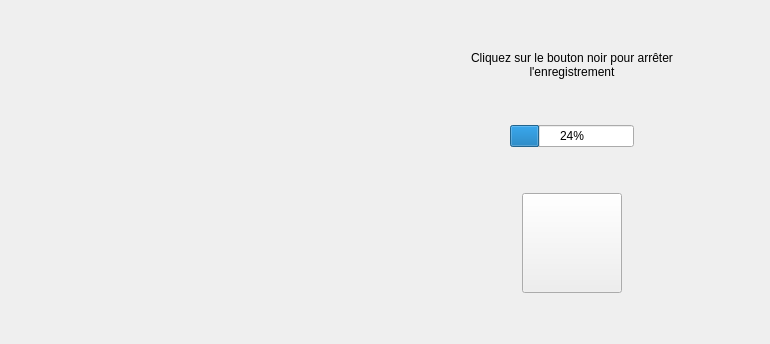
      <widget class="QWidget" name="recordingPage">
       <layout class="QHBoxLayout" name="horizontalLayout_16" stretch="1,1">
        <item>
         <spacer name="horizontalSpacer_22">
          <property name="orientation">
           <enum>Qt::Horizontal</enum>
          </property>
          <property name="sizeHint" stdset="0">
           <size>
            <width>466</width>
            <height>20</height>
           </size>
          </property>
         </spacer>
        </item>
        <item>
         <layout class="QVBoxLayout" name="verticalLayout_7">
          <item>
           <spacer name="verticalSpacer_18">
            <property name="orientation">
             <enum>Qt::Vertical</enum>
            </property>
            <property name="sizeHint" stdset="0">
             <size>
              <width>20</width>
              <height>40</height>
             </size>
            </property>
           </spacer>
          </item>
          <item>
           <layout class="QHBoxLayout" name="horizontalLayout_14">
            <item>
             <spacer name="horizontalSpacer_18">
              <property name="orientation">
               <enum>Qt::Horizontal</enum>
              </property>
              <property name="sizeHint" stdset="0">
               <size>
                <width>40</width>
                <height>20</height>
               </size>
              </property>
             </spacer>
            </item>
            <item>
             <widget class="QLabel" name="label_9">
              <property name="text">
               <string>Cliquez sur le bouton noir pour arrêter l'enregistrement</string>
              </property>
              <property name="alignment">
               <set>Qt::AlignCenter</set>
              </property>
              <property name="wordWrap">
               <bool>true</bool>
              </property>
             </widget>
            </item>
            <item>
             <spacer name="horizontalSpacer_19">
              <property name="orientation">
               <enum>Qt::Horizontal</enum>
              </property>
              <property name="sizeHint" stdset="0">
               <size>
                <width>40</width>
                <height>20</height>
               </size>
              </property>
             </spacer>
            </item>
           </layout>
          </item>
          <item>
           <spacer name="verticalSpacer_17">
            <property name="orientation">
             <enum>Qt::Vertical</enum>
            </property>
            <property name="sizeHint" stdset="0">
             <size>
              <width>20</width>
              <height>40</height>
             </size>
            </property>
           </spacer>
          </item>
          <item>
           <layout class="QGridLayout" name="gridLayout_3">
            <item row="0" column="0" colspan="3">
             <layout class="QHBoxLayout" name="horizontalLayout_15">
              <item>
               <spacer name="horizontalSpacer_16">
                <property name="orientation">
                 <enum>Qt::Horizontal</enum>
                </property>
                <property name="sizeHint" stdset="0">
                 <size>
                  <width>40</width>
                  <height>20</height>
                 </size>
                </property>
               </spacer>
              </item>
              <item>
               <widget class="QProgressBar" name="progressBar">
                <property name="value">
                 <number>24</number>
                </property>
                <property name="invertedAppearance">
                 <bool>false</bool>
                </property>
               </widget>
              </item>
              <item>
               <spacer name="horizontalSpacer_17">
                <property name="orientation">
                 <enum>Qt::Horizontal</enum>
                </property>
                <property name="sizeHint" stdset="0">
                 <size>
                  <width>40</width>
                  <height>20</height>
                 </size>
                </property>
               </spacer>
              </item>
             </layout>
            </item>
            <item row="1" column="1">
             <spacer name="verticalSpacer_15">
              <property name="orientation">
               <enum>Qt::Vertical</enum>
              </property>
              <property name="sizeHint" stdset="0">
               <size>
                <width>20</width>
                <height>40</height>
               </size>
              </property>
             </spacer>
            </item>
            <item row="2" column="0">
             <spacer name="horizontalSpacer_20">
              <property name="orientation">
               <enum>Qt::Horizontal</enum>
              </property>
              <property name="sizeHint" stdset="0">
               <size>
                <width>40</width>
                <height>20</height>
               </size>
              </property>
             </spacer>
            </item>
            <item row="2" column="1">
             <widget class="QPushButton" name="pushButton_9">
              <property name="sizePolicy">
               <sizepolicy hsizetype="Fixed" vsizetype="Fixed">
                <horstretch>0</horstretch>
                <verstretch>0</verstretch>
               </sizepolicy>
              </property>
              <property name="minimumSize">
               <size>
                <width>100</width>
                <height>100</height>
               </size>
              </property>
              <property name="styleSheet">
               <string notr="true">QPushButton {
	border-image: url(:/images/buttons/stop_button.png);
}

QPushButton:hover {
	border-image: url(:/images/buttons/stop_button_hovered.png);
}

QPushButton:pressed {
	border-image: url(:/images/buttons/stop_button_pressed.png);	
}

</string>
              </property>
              <property name="text">
               <string/>
              </property>
             </widget>
            </item>
            <item row="2" column="2">
             <spacer name="horizontalSpacer_21">
              <property name="orientation">
               <enum>Qt::Horizontal</enum>
              </property>
              <property name="sizeHint" stdset="0">
               <size>
                <width>40</width>
                <height>20</height>
               </size>
              </property>
             </spacer>
            </item>
           </layout>
          </item>
          <item>
           <spacer name="verticalSpacer_16">
            <property name="orientation">
             <enum>Qt::Vertical</enum>
            </property>
            <property name="sizeHint" stdset="0">
             <size>
              <width>20</width>
              <height>40</height>
             </size>
            </property>
           </spacer>
          </item>
         </layout>
        </item>
       </layout>
      </widget>
